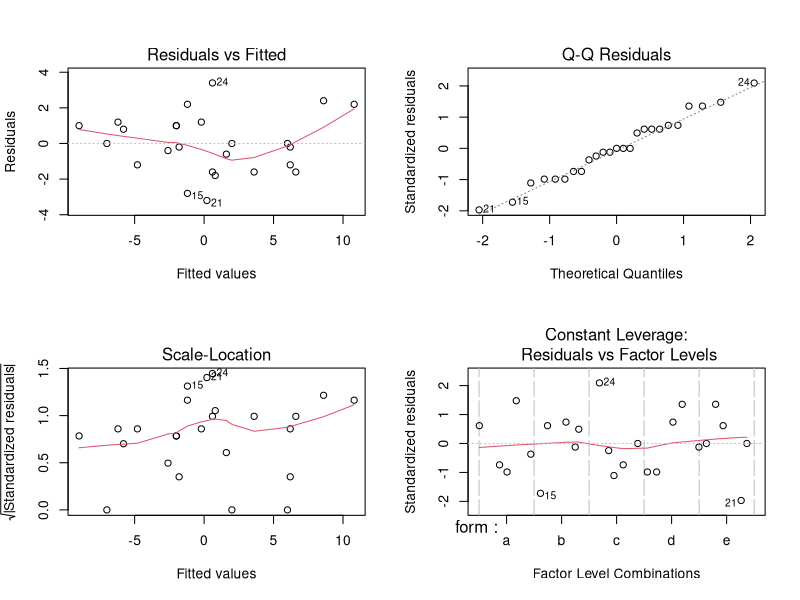
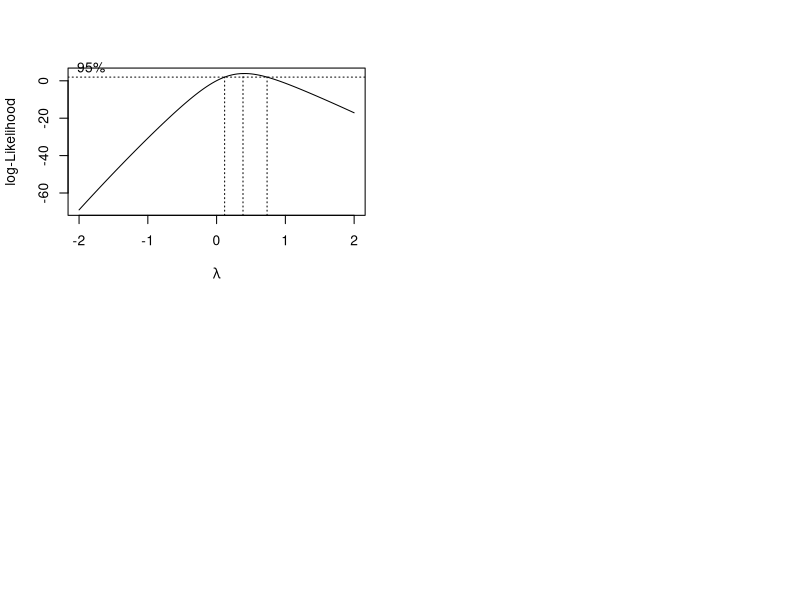
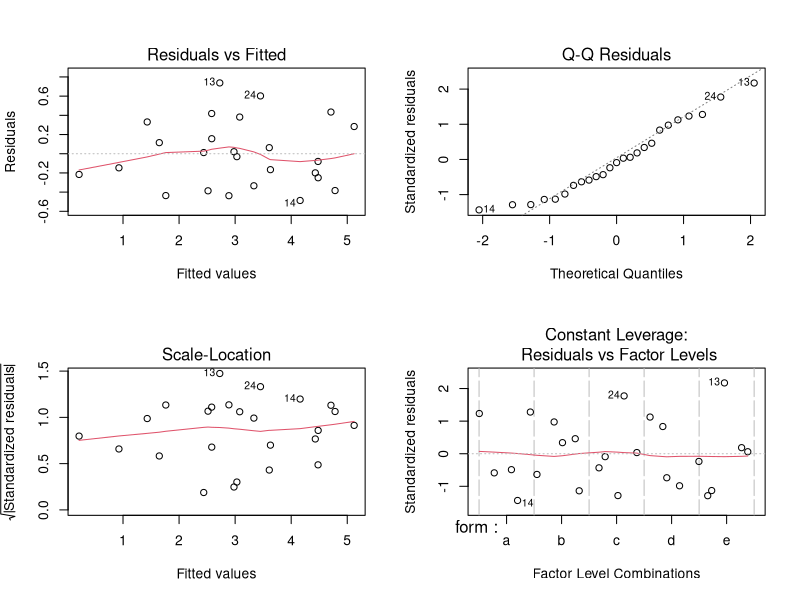

Write the R code that produced these figures, in order.
## ---- chunk 1
dina<-read.table("dinamita.txt",header=T)
head(dina)

## ---- chunk 2
fuerza<-as.vector(dina[,1])
form<-dina[,2]
lin<-dina[,3]
lot<-as.factor(dina[,4])
ope<-as.factor(dina[,5])
mode<-lm(fuerza~form+lin+lot+ope)
anva<-aov(mode)
summary(anva)

## ---- chunk 3
par(mfrow=c(2,2))
plot(mode)

## ---- chunk 4
ri<-rstandard(mode)
shapiro.test(ri)

## ---- chunk 5
library(car)
ncvTest(mode)

## ---- chunk 6
library(MASS)
boxcox((fuerza+9)~form+lin+lot+ope)
## ---- chunk 7
fuerzat<-((fuerza+9)^(1/3)-1)/(1/3)
mod1<-lm(fuerzat~form+ope+lin+lot)
par(mfrow=c(2,2))
plot(mod1)

## ---- chunk 8
rit<-rstandard(mod1)
shapiro.test(rit)

